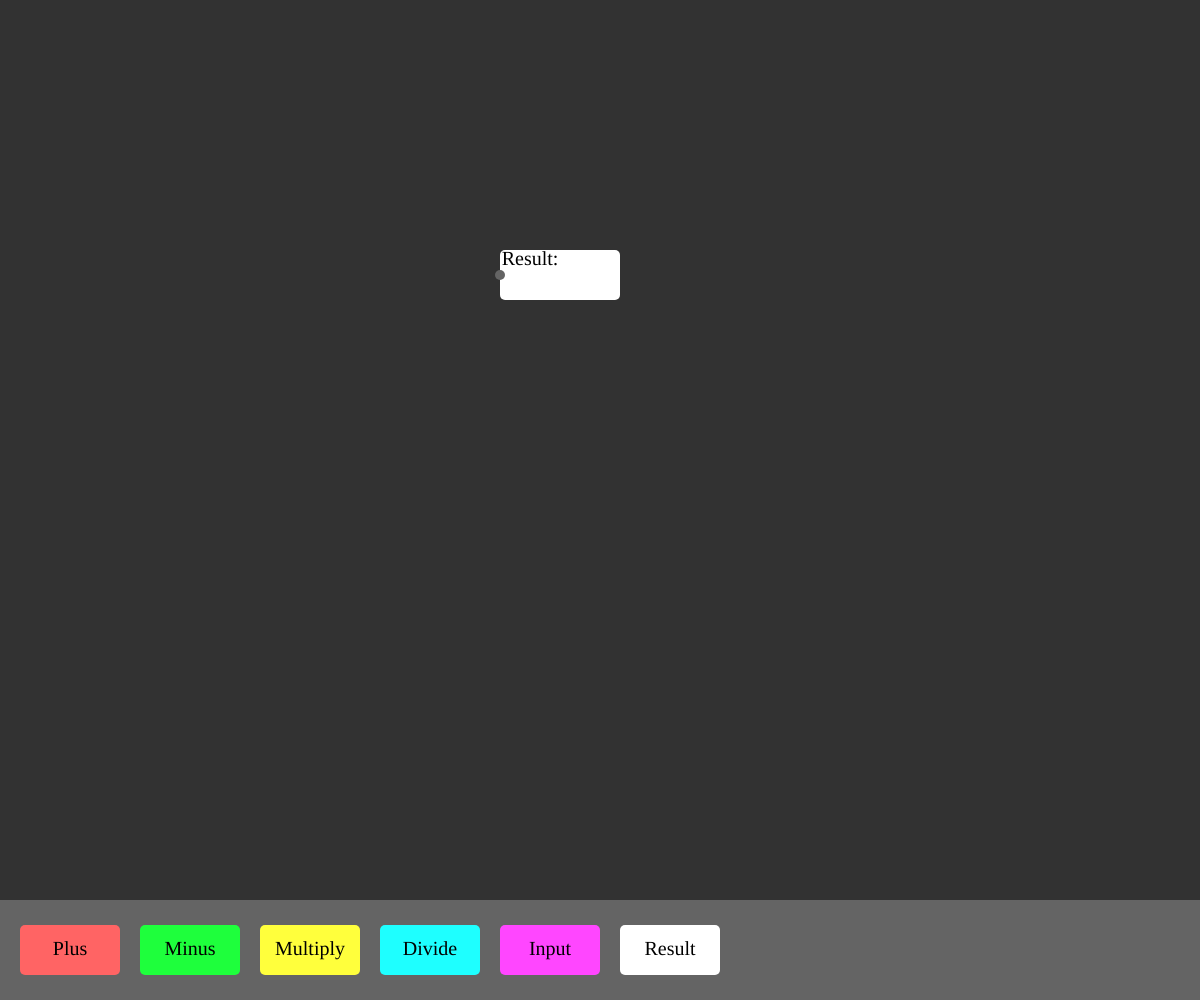
Frame 1 (no input)
Frame 60 (no input): identical to frame 1, image omitted
Frame 120 (the mouse pressed at the canvas centre since frame 60): identical to frame 1, image omitted

The p5.js sketch that drew this single still picture (run headless with seeded random() and noise() and a simulated clock; from frame 60 on, the mouse is pressed at the canvas centre):

// p5.js sketch
// ── sketch.js
OperationsOnScreen = []
LinesBetweenOps = []

let drawingLine = false;
let generatedOperator = false;

function setup() {
  createCanvas(windowWidth, windowHeight);
  noStroke()

  OperationsOnScreen[0] = new Result(500,250,0)
}

function draw() 
{
  background(50);
  frameRate(60)

  for (let i = 0; i < OperationsOnScreen.length; i++)
  {
    OperationsOnScreen[i].showOp()
    
    if (OperationsOnScreen[i].out.mouseOverBall() && mouseIsPressed || OperationsOnScreen[i].drawingLine)
    {
      OperationsOnScreen[i].drawingLine = true;
      stroke(100)
      strokeWeight(3)
      noFill()
      let d = dist(OperationsOnScreen[i].out.x, 0, mouseX, 0)
      let p1 = {x: OperationsOnScreen[i].out.x, y: OperationsOnScreen[i].out.y}
      let p2 = {x: mouseX, y: mouseY}
      

      for (let z = 0; z < OperationsOnScreen.length; z++)
      {
        for (let o = 0; o < OperationsOnScreen[z].inp.length; o++)
        {
          if(OperationsOnScreen[z].inp[o].mouseOverBall() && !OperationsOnScreen[z].inp[o].connected)
          {
            p2 = {x: OperationsOnScreen[z].inp[o].x, y: OperationsOnScreen[z].inp[o].y}
          }
          if (mouseIsPressed && OperationsOnScreen[z].inp[o].mouseOverBall() && !OperationsOnScreen[z].inp[o].connected)
          {
            if (z === i)
            {
              break;
            }

            OperationsOnScreen[i].drawingLine = false;
            OperationsOnScreen[z].inp[o].connected = true;
            OperationsOnScreen[z].inp[o].connectedTo = OperationsOnScreen[i].id
            //OperationsOnScreen[i].out.connectedTo = OperationsOnScreen[z].id;
            LinesBetweenOps.push([OperationsOnScreen[i].id, OperationsOnScreen[z].id, o]);
          }
          if (mouseIsPressed && !(OperationsOnScreen[z].inp[o].mouseOverBall() || OperationsOnScreen[i].out.mouseOverBall()))
          {
            OperationsOnScreen[i].drawingLine = false;
          }
        }
      }
      bezier(p1.x, p1.y, p1.x + d/2, p1.y, p2.x - d/2, p2.y, p2.x, p2.y)
      noStroke()
    }
  }

  for (let i = 0; i < LinesBetweenOps.length; i++)
  {
    stroke(100)
    noFill()
    let d = dist(OperationsOnScreen[LinesBetweenOps[i][0]].out.x, 0, OperationsOnScreen[LinesBetweenOps[i][1]].inp[LinesBetweenOps[i][2]].x, 0)
    let p1 = {x: OperationsOnScreen[LinesBetweenOps[i][0]].out.x, y: OperationsOnScreen[LinesBetweenOps[i][0]].out.y}
    let p2 = {x:OperationsOnScreen[LinesBetweenOps[i][1]].inp[LinesBetweenOps[i][2]].x, y: OperationsOnScreen[LinesBetweenOps[i][1]].inp[LinesBetweenOps[i][2]].y}
    
    bezier(p1.x, p1.y, p1.x + d/2, p1.y, p2.x - d/2, p2.y, p2.x, p2.y)
    noStroke()
  }

  fill(100)
  rect(0,height - 100, width, 100)

  GenerateOperator(20, height - 75, 100, 50, color(255,100,100), 'Plus')
  GenerateOperator(140, height - 75, 100, 50, color(30,255,60), 'Minus')
  GenerateOperator(260, height - 75, 100, 50, color(255,255,60), 'Multiply')
  GenerateOperator(380, height - 75, 100, 50, color(30,255,255), 'Divide')
  GenerateOperator(500, height - 75, 100, 50, color(255,70,255), 'Input')
  GenerateOperator(620, height - 75, 100, 50, color(255), 'Result')

  if (!mouseIsPressed)
  {
    generatedOperator = false;
  }
}

function GenerateOperator(x,y,w,h,col,type)
{
  let originX = width / 2 + random(-50, 50)
  let originY = height / 2 + random(-50,50)
  fill(col)

  if (mouseOverRect(x,y,w,h))
  {
    fill(col.levels[0] * 0.8, col.levels[1] * 0.8, col.levels[2] * 0.8)

    if(mouseIsPressed && !generatedOperator)
    {
      generatedOperator = true;
      switch (type)
      {
        case "Plus":
          OperationsOnScreen[OperationsOnScreen.length] = new Plus(originX, originY, OperationsOnScreen.length)
          break;
        case "Minus":
          OperationsOnScreen[OperationsOnScreen.length] = new Minus(originX, originY, OperationsOnScreen.length)
          break;
        case "Multiply":
          OperationsOnScreen[OperationsOnScreen.length] = new Mult(originX, originY, OperationsOnScreen.length)
          break;
        case "Divide":
          OperationsOnScreen[OperationsOnScreen.length] = new Div(originX, originY, OperationsOnScreen.length)
          break;
        case "Input":
          OperationsOnScreen[OperationsOnScreen.length] = new Input(originX, originY, OperationsOnScreen.length)
          break;
        case "Result":
          OperationsOnScreen[OperationsOnScreen.length] = new Result(originX, originY, OperationsOnScreen.length)
      }

      console.log(OperationsOnScreen)
    }
  }
  
  rect(x,y,w,h, 5)
  fill(0)
  text(type, x + w/2, y + h/2)
}

function mouseOverRect(x,y,w,h)
{
  if (mouseX > x && mouseX < (x + w) && mouseY > y && mouseY < (y + h))
  {
    return true;
  }
}
// ── BallConnector.js
class BallConnector
{
    constructor(x,y)
    {
        this.x = x;
        this.y = y;
        this.d = 10;

        this.connected = false;
        this.connectedTo;

        this.drawingLine = false;

        this.col = color(100);
    }
    mouseOverBall()
    {
        if(dist(mouseX, mouseY, this.x, this.y) < this.d)
        {
            return true;
        }
    }
    showBall(x, y)
    {
        this.x = x;
        this.y = y;
        fill(this.col)
        circle(this.x,this.y,this.d)
    }
}
// ── Operators.js
class Operator
{
  constructor(x,y,id)
  {
    //dimensions and position
    this.x = x;
    this.y = y;
    this.w = 120;
    this.h = 50;

    //stuff for moving the operator
    this.mousediffposX;
    this.mousediffposY;
    this.isMoving = false;

    this.col = color(255,60,150);

    this.id = id;

    this.inp = [new BallConnector(this.x, this.y + this.h / 3), new BallConnector(this.x,this.y + (this.h / 3) * 2)]
    this.out = new BallConnector(this.x + this.w, this.y + this.h/2)

    textAlign(CENTER,CENTER)
    textSize(20)
    textFont(BOLD)
    this.tekst = "Plus"
  }

  //returns true if mouse is over the operator
  mouseOverOp()
  {
    if(mouseX < this.x + this.w && mouseX > this.x && mouseY < this.y + this.h && mouseY > this.y)
    {
      return true;
    }
  }

  //draws the operator and makes it move when mouse is pressed
  showOp()
  {
    fill(this.col)
    rect(this.x,this.y,this.w,this.h, 5)

    fill(0)
    text(this.tekst, this.x + this.w/2, this.y + this.h / 2)

    //drawing input and output points
    for (let i = 0; i < this.inp.length; i++)
    {
        this.inp[i].showBall(this.x, this.y + (this.h / 3) * (i+1))
    }
    this.out.showBall(this.x+this.w, this.y+this.h/2)
    //

    //moving the operator correctly
    if (this.mouseOverOp() && !this.isMoving)
    {
      this.mousediffposX = this.x - mouseX;
      this.mousediffposY = this.y - mouseY;
    }
    
    if(!mouseIsPressed)
    {
      this.isMoving = false;
    }

    if((mouseIsPressed && this.mouseOverOp()) || this.isMoving)
    {
      this.isMoving = true;
      this.x = mouseX + this.mousediffposX;
      this.y = mouseY + this.mousediffposY;
    }
    //
  }
}
class Plus extends Operator
{
  constructor(x,y,id)
  {
    super(x,y,id)

    this.col = color(255,100,100)
    this.tekst = "Plus"
  }

  compute()
  {
    if (this.inp[0].connected && this.inp[1].connected)
    {
        return OperationsOnScreen[this.inp[0].connectedTo].compute() + OperationsOnScreen[this.inp[1].connectedTo].compute()
    }
  }
}
class Minus extends Operator
{
  constructor(x,y,id)
  {
    super(x,y,id)

    this.col = color(30,255,60)
    this.tekst = "Minus"
  }

  compute()
  {
    if (this.inp[0].connected && this.inp[1].connected)
    {
        return OperationsOnScreen[this.inp[0].connectedTo].compute() - OperationsOnScreen[this.inp[1].connectedTo].compute()
    }
  }
}
class Mult extends Operator
{
  constructor(x,y,id)
  {
    super(x,y,id)

    this.col = color(255,255,60)
    this.tekst = "Multiply"
  }

  compute()
  {
    if (this.inp[0].connected && this.inp[1].connected)
    {
        return OperationsOnScreen[this.inp[0].connectedTo].compute() * OperationsOnScreen[this.inp[1].connectedTo].compute()
    }
  }
}
class Div extends Operator
{
  constructor(x,y,id)
  {
    super(x,y,id)

    this.col = color(30,255,255)
    this.tekst = "Divide"
  }

  compute()
  {
    if (this.inp[0].connected && this.inp[1].connected)
    {
        return OperationsOnScreen[this.inp[0].connectedTo].compute() / OperationsOnScreen[this.inp[1].connectedTo].compute()
    }
  }
}

class Input extends Operator
{
  constructor(x,y,id)
  {
    super(x,y,id)

    this.col = color(255,70,255)
    this.tekst = "Input:"

    this.inp = createInput('')
    this.inp.position(x + 5, y + 25)
    this.inp.size(90, 15)
  }

  showOp()
  {
    fill(this.col)
    rect(this.x,this.y,this.w,this.h, 5)

    fill(0)
    text(this.tekst, this.x + 30, this.y + 10)

    this.inp.position(this.x + 5, this.y + 25)


    //drawing output point
    this.out.showBall(this.x + this.w, this. y + this.h / 2)
    //

    //moving the operator correctly
    if (this.mouseOverOp() && !this.isMoving)
    {
      this.mousediffposX = this.x - mouseX;
      this.mousediffposY = this.y - mouseY;
    }
    
    if(!mouseIsPressed)
    {
      this.isMoving = false;
    }

    if((mouseIsPressed && this.mouseOverOp()) || this.isMoving)
    {
      this.isMoving = true;
      this.x = mouseX + this.mousediffposX;
      this.y = mouseY + this.mousediffposY;
    }
    //
  }

  compute()
  {
    return float(this.inp.value())
  }
}
class Result extends Operator
{
  constructor(x,y,id)
  {
    super(x,y,id)

    this.col = color(255)
    this.tekst = "Result:"

    this.inp = [new BallConnector(this.x, this.y + this.h / 2)]
  }

  showOp()
  {
    fill(this.col)
    rect(this.x,this.y,this.w,this.h, 5)

    fill(0)
    text(this.tekst, this.x + 30, this.y + 10)

    //drawing input point
    this.inp[0].showBall(this.x, this.y + this.h / 2)
    //

    push()
    if (this.inp[0].connected)
    {
        textAlign(LEFT, TOP)
        fill(0)
        let result = OperationsOnScreen[this.inp[0].connectedTo].compute()
        text(result, this.x + 5, this.y + 30)
    }
    pop()

    //moving the operator correctly
    if (this.mouseOverOp() && !this.isMoving)
    {
      this.mousediffposX = this.x - mouseX;
      this.mousediffposY = this.y - mouseY;
    }
    
    if(!mouseIsPressed)
    {
      this.isMoving = false;
    }

    if((mouseIsPressed && this.mouseOverOp()) || this.isMoving)
    {
      this.isMoving = true;
      this.x = mouseX + this.mousediffposX;
      this.y = mouseY + this.mousediffposY;
    }
    //
  }
}
